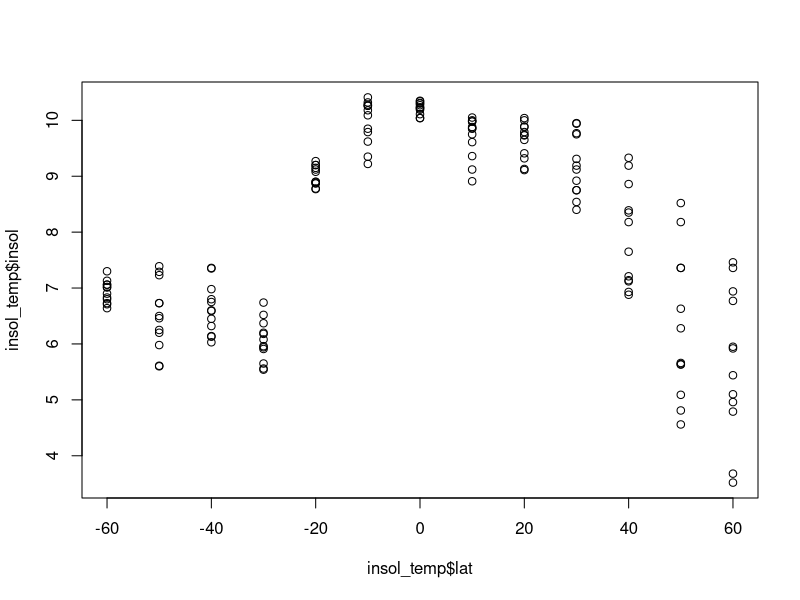
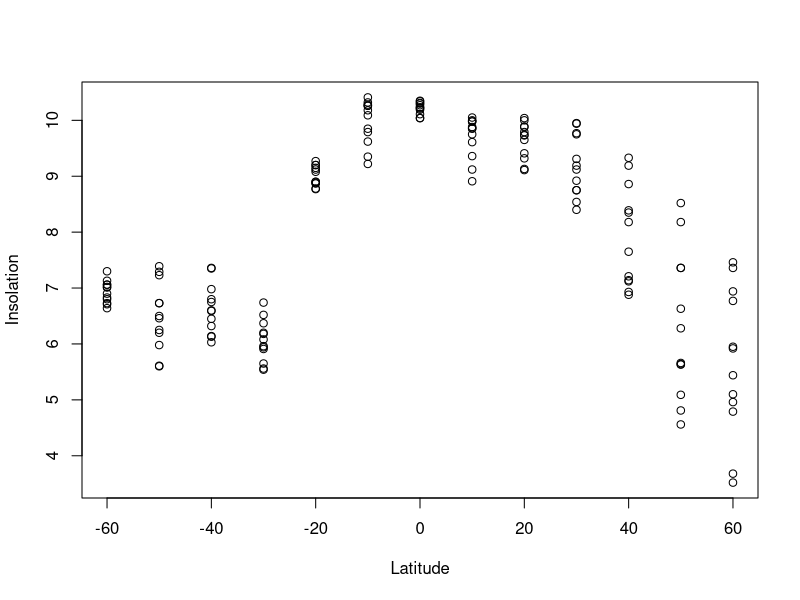
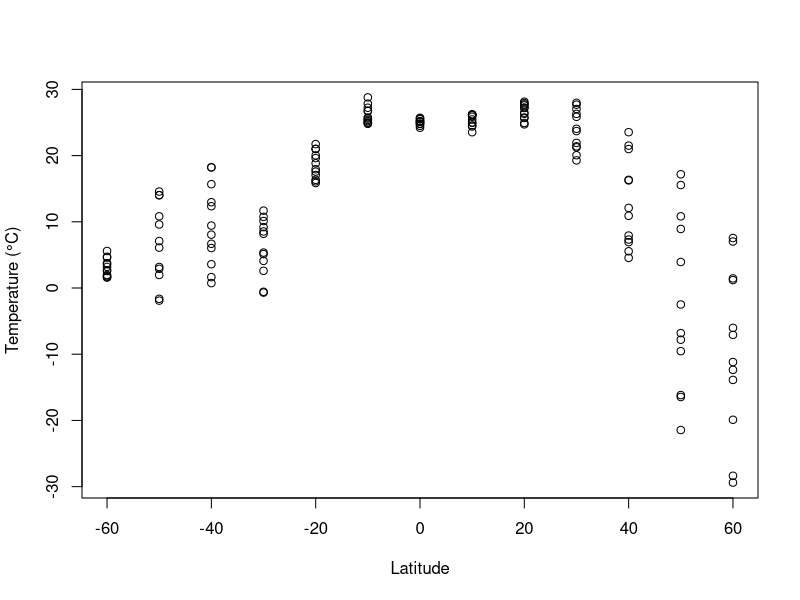
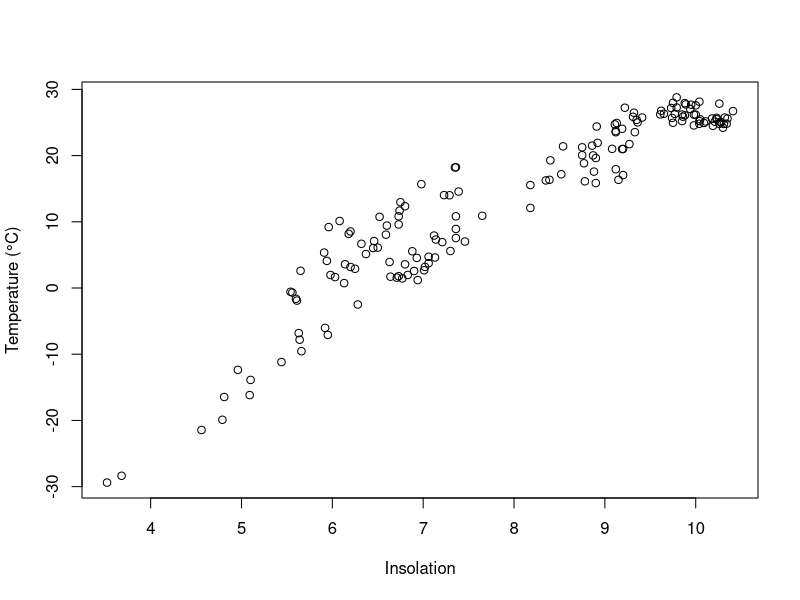

Reproduce these figures in R, in order.
## ---- chunk 1
insol_temp <- read.csv("insol_temp.csv", header=TRUE)
## ---- chunk 2
plot(insol_temp$lat,insol_temp$insol)

# Adding axes titles
plot(insol_temp$lat,insol_temp$insol,ylab="Insolation",xlab="Latitude")
## ---- chunk 3
plot(insol_temp$lat,insol_temp$temp,ylab="Temperature (°C)",xlab="Latitude")
## ---- chunk 4
plot(insol_temp$insol,insol_temp$temp,ylab="Temperature (°C)",xlab="Insolation")
## ---- chunk 5
# Correlation analysis
cor(insol_temp$insol,insol_temp$temp)
